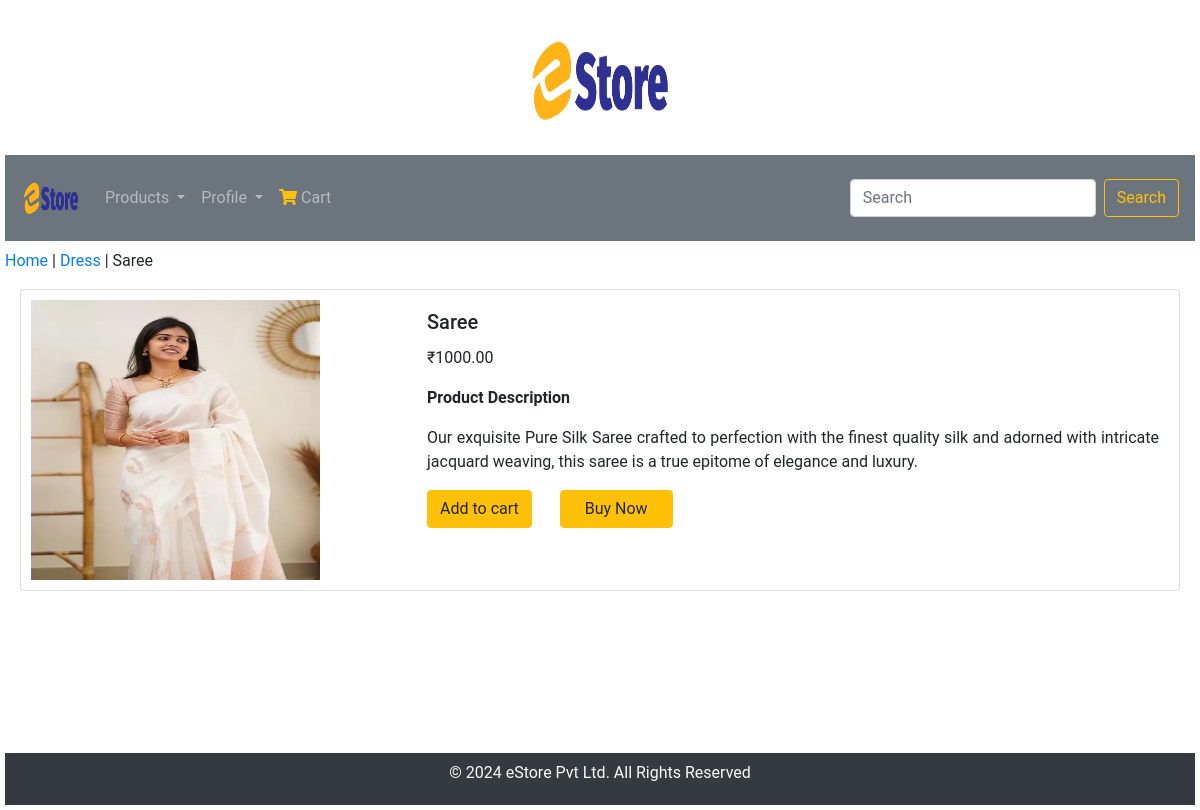
The page /dress/saree/ on the database its author committed.
### shop/models.py (models this page shows, shortened)
class Product(models.Model):
    name = models.CharField(max_length=100, unique=True)
    slug = models.SlugField(max_length=100, unique=True)
    description = models.TextField(blank=True)
    price = models.DecimalField(max_digits=10, decimal_places=2)
    image = models.ImageField(upload_to='product', blank=True)
    category = models.ForeignKey(Category, on_delete=models.CASCADE)
    stock = models.IntegerField()
    available = models.BooleanField(default=True)
    created_at = models.DateTimeField(auto_now_add=True)
    class Meta:
        ordering = ('name',)
        verbose_name = 'product'
        verbose_name_plural = 'products'

class Category(models.Model):
    name = models.CharField(max_length=100, unique=True)
    slug = models.SlugField(max_length=100, unique=True)
    description = models.TextField(blank=True)
    image = models.ImageField(upload_to='category', blank=True)
    class Meta:
        ordering = ('name',)
        verbose_name = 'category'
        verbose_name_plural = 'categories'
    def get_url(self):
        return reverse('product_by_category', args=[self.slug])
    def __str__(self):
        return '{}'.format(self.name)

### shop/views.py (the view)
# urls.py: path('<slug:slug_c>/<slug_p>/', views.prod_det, name='product_catdetail'),
def prod_det(request, slug_c, slug_p):
    try:
        product = Product.objects.get(category__slug=slug_c, slug=slug_p)
    except Exception as e:
        raise e
    return render(request, 'product.html', {'product': product})

### shop/context_processors.py (called while the page is built)
def my_links(request):
    links = Category.objects.all()
    return dict(links=links)

### templates/product.html (shortened to what this page needs)
{% extends 'base.html' %}
{% block content%}
<div>
    <div>
        <p><a href="{% url 'allproducts' %}">Home</a> | <a href="{{product.category.get_url}}">{{product.category}}</a> | {{product.name}}</p>
    </div>
</div>
<div class="container-fluid">
  <div class="card mb-3">
    <div class="row no-gutters">
      <div class="col-md-4">
        <img class="card-img" src="{{ product.image.url }}" alt="{{ product.name }}">
      </div>
      <div class="col-md-8 custom-col-width">
        <div class="card-body">
          <h5 class="card-title">{{ product.name }}</h5>
          <p class="card-text">&#8377;{{ product.price }}</p>
          <p class="card-text"><strong>Product Description</strong></p>
          <p class="card-text text-justify">{{ product.description }}</p>
          {% if product.stock <= 0 %}
          <p class="text-danger"><strong>Out Of Stock</strong></p>
          {% else %}
          <a class="btn btn-warning mr-4" href="#">Add to cart</a>
          <a class="btn btn-warning pl-4 pr-4"  href="#">Buy Now</a>
          {% endif %}
        </div>
      </div>
    </div>
  </div>
</div>
{% endblock %}

### static/style.css (style rules this page uses)
body { margin: 5px; font-family: Roboto, Arial, sans-serif; min-height: 100vh; }
.card { max-width: 100%; }
.card-img { width: 80%; height: 300px; padding: 10px; }

### rows shown on the page
Product: category "Dress", name "Saree", image (picture), price "1000.00", description "Our exquisite Pure Silk Saree crafted to perfection with the finest quality silk and adorned with intricate jacquard weaving, this saree is a true epitome of elegance and luxury."
